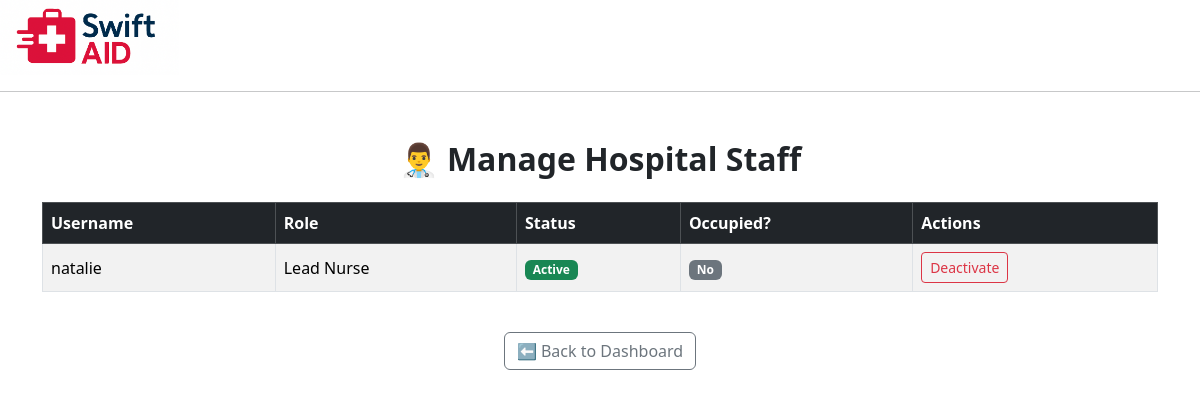
/hospital-admin/manage-staff/ (signed in), run on an earlier commit of the app's database.
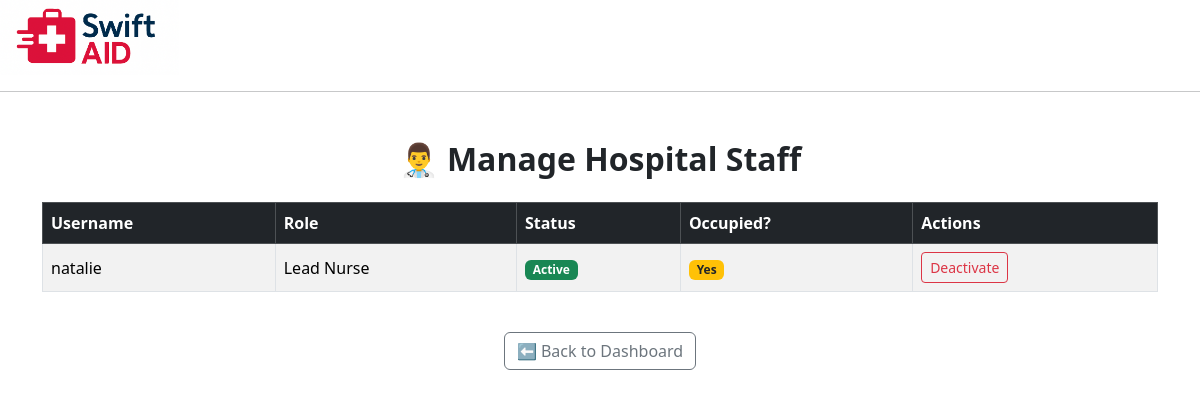
And on a later commit of the database.
### emergency/models.py (models this page shows, shortened)
class HospitalStaff(models.Model):
    user = models.OneToOneField(User, on_delete=models.CASCADE)
    hospital = models.ForeignKey(Hospital, on_delete=models.CASCADE)
    is_active = models.BooleanField(default=False)
    is_occupied = models.BooleanField(default=False)
    role = models.CharField(max_length=50, default="Staff")

### emergency/views.py (the view, shortened to what this page needs)
# urls.py: path('hospital-admin/manage-staff/', views.manage_staff, name='manage_staff'),
@login_required
def manage_staff(request):
    hospital = get_object_or_404(Hospital, user=request.user)
    staff_members = HospitalStaff.objects.filter(hospital=hospital)
    return render(request, 'hospital_admin/manage_staff.html', {'staff_members': staff_members})

### emergency/templates/hospital_admin/manage_staff.html (shortened to what this page needs)
{% extends 'emergency/base.html' %}
{% block content %}
<div class="container my-5">
    <h2 class="text-center fw-bold mb-4">👨‍⚕️ Manage Hospital Staff</h2>
    <div class="table-responsive">
        <table class="table table-striped table-bordered align-middle">
            <thead class="table-dark">
                <tr>
                    <th>Username</th>
                    <th>Role</th>
                    <th>Status</th>
                    <th>Occupied?</th>
                    <th>Actions</th>
                </tr>
            </thead>
            <tbody>
                {% for staff in staff_members %}
                <tr>
                    <td>{{ staff.user.username }}</td>
                    <td>{{ staff.role }}</td>
                    <td>
                        <span class="badge {% if staff.is_active %}bg-success{% else %}bg-danger{% endif %}">
                            {{ staff.is_active|yesno:"Active,Inactive" }}
                        </span>
                    </td>
                    <td>
                        <span class="badge {% if staff.is_occupied %}bg-warning text-dark{% else %}bg-secondary{% endif %}">
                            {{ staff.is_occupied|yesno:"Yes,No" }}
                        </span>
                    </td>
                    <td>
                        <form method="post" class="d-inline">
                            {% if staff.is_active %}
                                <button type="submit" name="action" value="deactivate" class="btn btn-sm btn-outline-danger">
                                    Deactivate
                                </button>
                            {% else %}
                                <button type="submit" name="action" value="activate" class="btn btn-sm btn-outline-success">
                                    Activate
                                </button>
                            {% endif %}
                        </form>
                    </td>
                </tr>
                {% endfor %}
            </tbody>
        </table>
    </div>
    <div class="text-center mt-4">
        <a href="{% url 'admin_dash' %}" class="btn btn-outline-secondary">⬅️ Back to Dashboard</a>
    </div>
</div>
{% endblock %}

What changed in the data, as far as the page shows it:
changed HospitalStaff "Lead Nurse": is_occupied "No" → "Yes"
